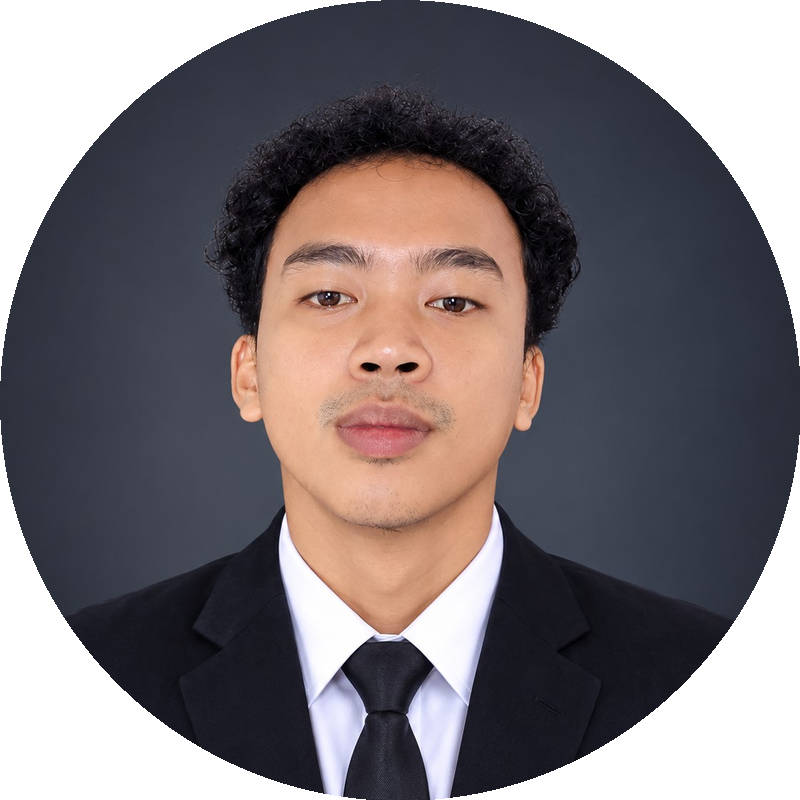
#> input picture profile_circle.png, 800 x 800 px
$ python crop_profile.py profile_circle.png out.png 1.0
#> lines starting #> are read from the running program, lines starting #| are printed output that depends on the picture; after the words box and inside, x2 and y2 are one past the last pixel; in counts of white or black regions, pixels touching at a corner belong together
"""
Crop foto jadi bulat (PNG transparan) buat dipasang di cover slide.
Pakai ini SEBELUM jalanin generate_ppt.py, soalnya generate_ppt.py
butuh file "profile_circle.png" yang sudah bulat.

Cara pakai:
    pip install Pillow
    python crop_profile.py foto_asli.jpg profile_circle.png
"""
import sys
from PIL import Image, ImageDraw

def crop_circle(input_path, output_path, size=800, top_offset_ratio=0.0):
    """
    input_path       : path foto asli (jpg/png, sebaiknya potret/formal)
    output_path      : path hasil PNG bulat transparan
    size              : lebar & tinggi output dalam px (persegi)
    top_offset_ratio  : geser crop vertikal, 0.0 = mulai dari atas,
                        0.5 = mulai dari tengah. Atur ini kalau wajah
                        kepotong / posisinya kurang pas.
    """
#> called with input_path = 'profile_circle.png', output_path = 'out.png', size = 800, top_offset_ratio = 1
    im = Image.open(input_path).convert("RGB")
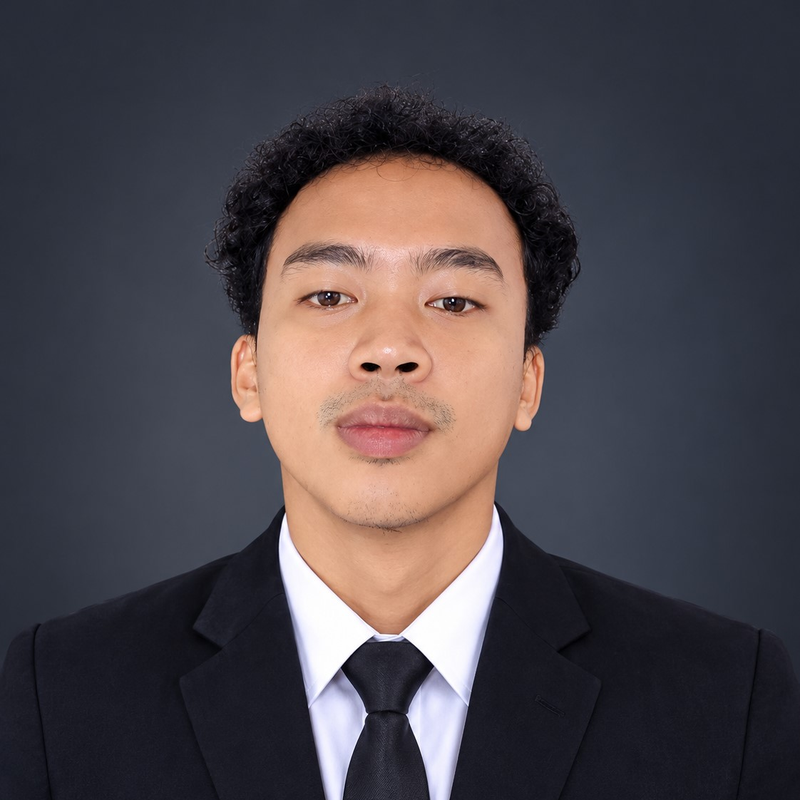
#> im: PIL image 800x800 RGB; mean R, G, B 76.6, 69.8, 75
    w, h = im.size
#> w = 800; h = 800
    side = min(w, h)
#> side = 800

    # crop jadi persegi dulu (ambil bagian tengah horizontal)
    left = (w - side) // 2
#> left = 0
    max_top = h - side
#> max_top = 0
    top = int(max_top * top_offset_ratio)
#> top = 0
    im_square = im.crop((left, top, left + side, top + side))

    # resize ke ukuran output & bikin mask lingkaran
    im_square = im_square.resize((size, size), Image.LANCZOS)
    mask = Image.new("L", (size, size), 0)
#> mask: PIL image 800x800 L; every value is 0
    draw = ImageDraw.Draw(mask)
    draw.ellipse((0, 0, size, size), fill=255)
    im_square.putalpha(mask)
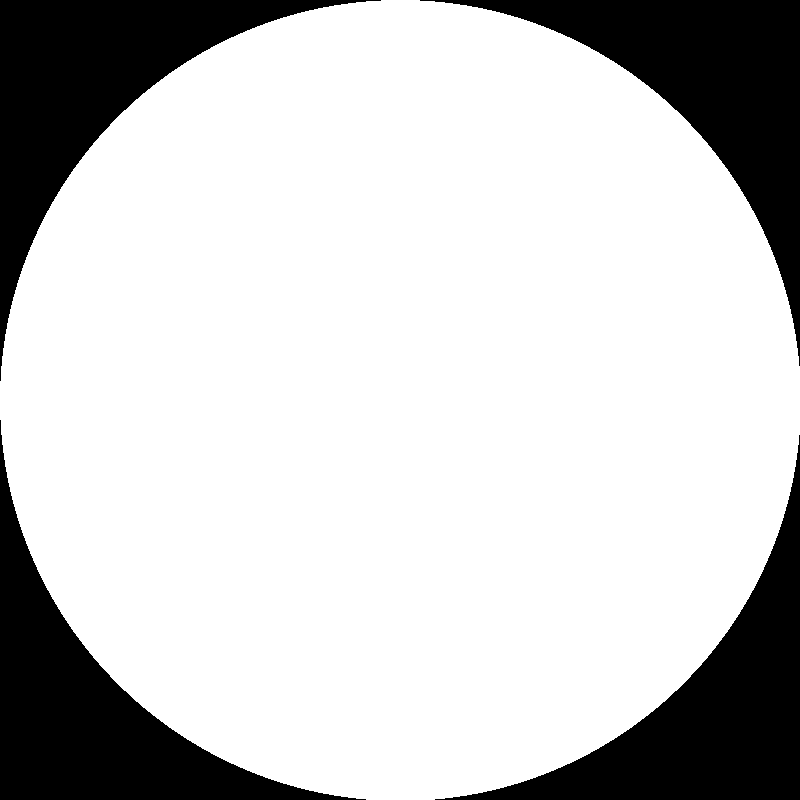
#> mask: PIL image 800x800 L; 78.7% white; 4 black regions, box (x1, y1, x2, y2) and area: (0, 0, 381, 381) 34443, (420, 0, 800, 366) 34062, (0, 420, 366, 800) 34062, (435, 435, 800, 800) 33682
#> im_square is the input picture: PIL image 800x800 RGBA; mean R, G, B, A 76.6, 69.8, 75, 200.7

    im_square.save(output_path)
    print(f"Saved: {output_path} ({size}x{size})")

if __name__ == "__main__":
    if len(sys.argv) < 3:
        print("Usage: python crop_profile.py <foto_input> <output.png> [top_offset_ratio]")
        sys.exit(1)
    input_path = sys.argv[1]
    output_path = sys.argv[2]
    top_offset = float(sys.argv[3]) if len(sys.argv) > 3 else 0.0
    crop_circle(input_path, output_path, top_offset_ratio=top_offset)

$ run again, with struktur-kimia.png copied over profile_circle.png
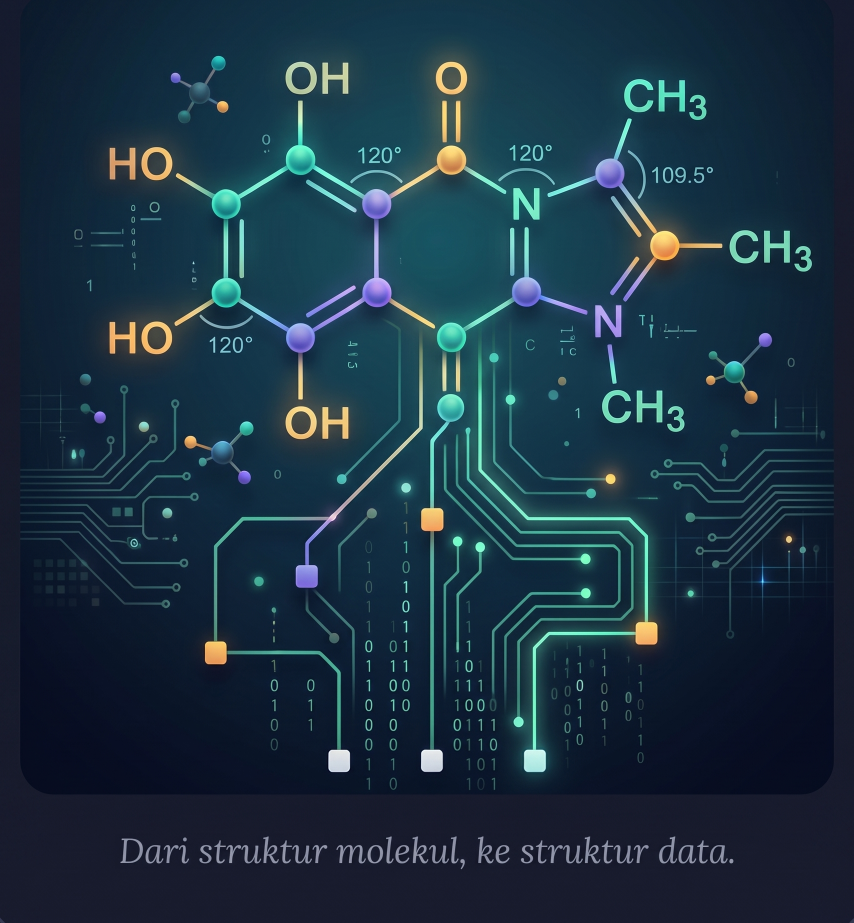
#> input picture struktur-kimia.png, 1707 x 1845 px (shown at 1/2 size)
#> in crop_circle, `im_square = im_square.resize((size, size), Image.LANCZOS)`:
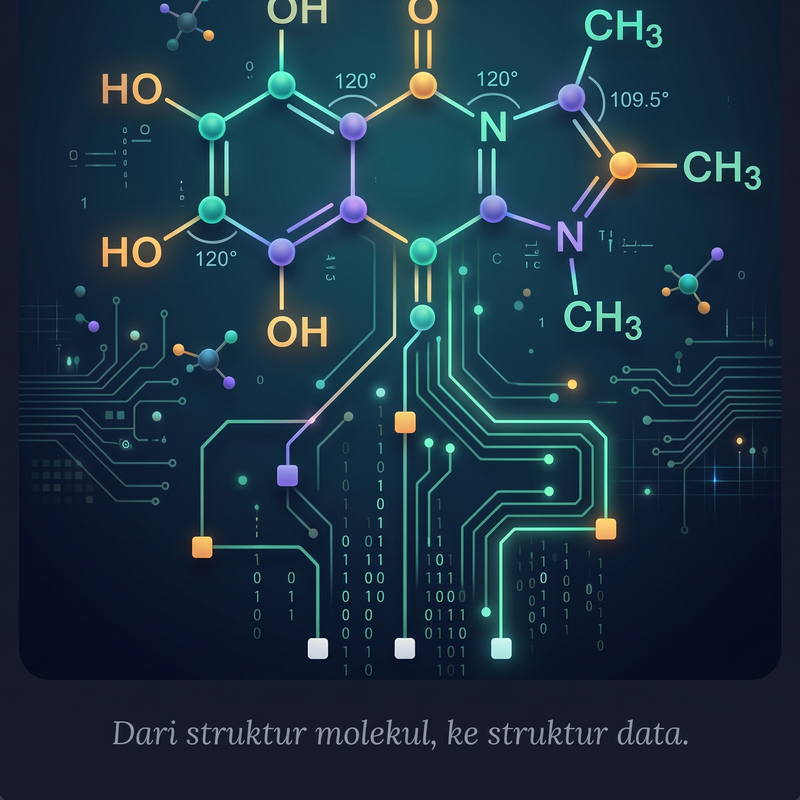
#> im_square: PIL image 800x800 RGB; mean R, G, B 27.6, 50.1, 65.6
#> in crop_circle, `im_square.putalpha(mask)`:
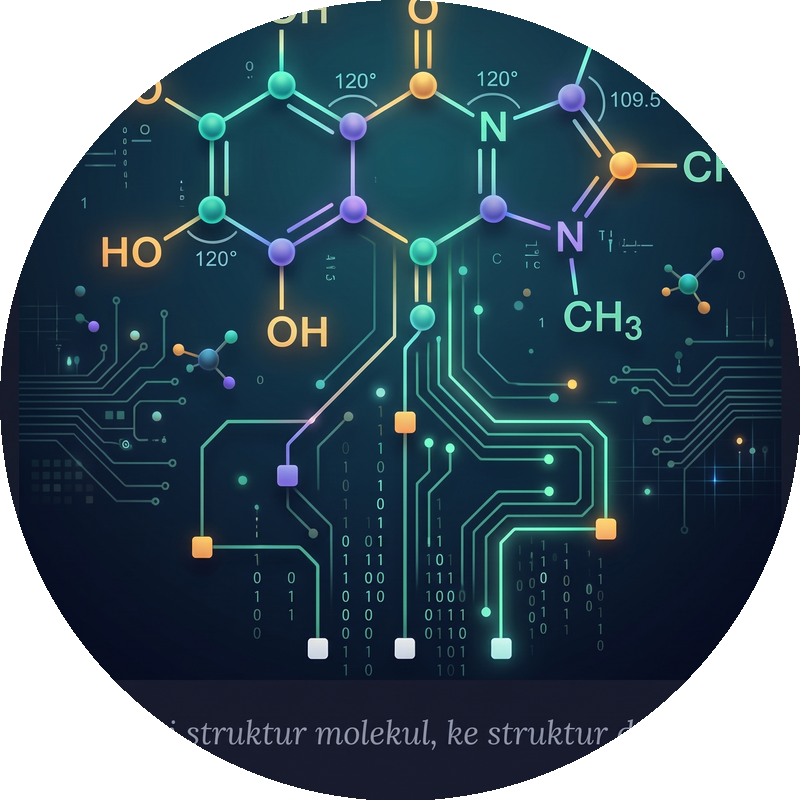
#> im_square: PIL image 800x800 RGBA; mean R, G, B, A 27.6, 50.1, 65.6, 200.7; transparent parts drawn white

$ run again, with project2.jpg saved as profile_circle.png
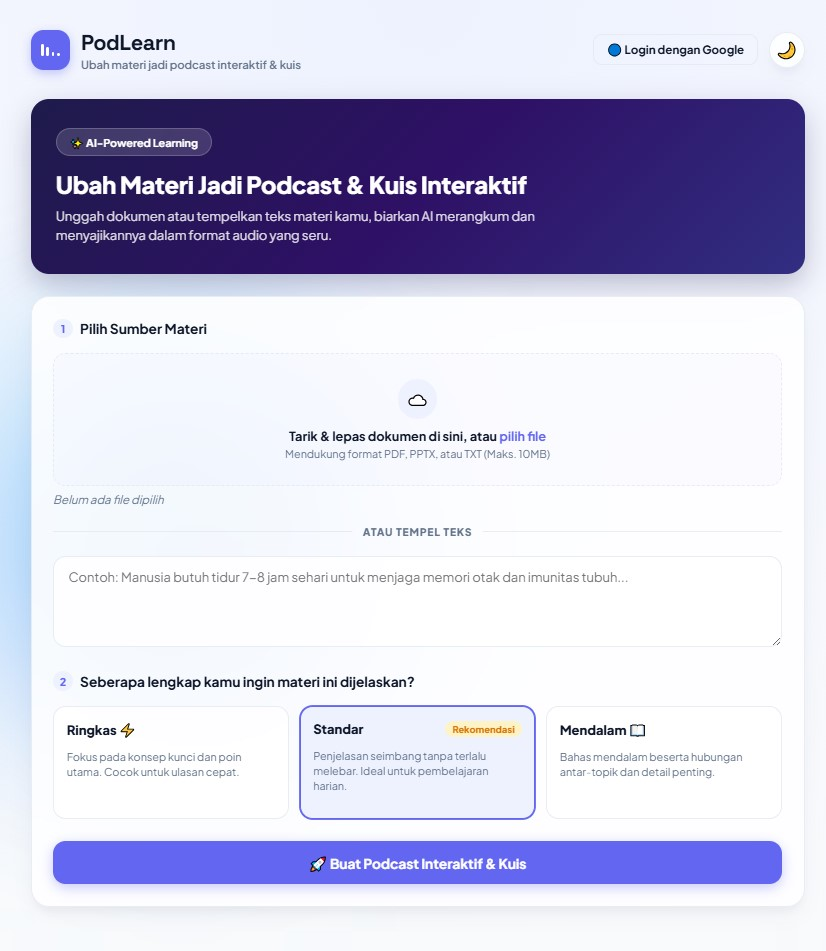
#> input picture project2.jpg, 826 x 951 px
#> in crop_circle, im is the input picture: PIL image 826x951 RGB; mean R, G, B 204.2, 203, 225.4
#> in crop_circle, `im_square = im.crop((left, top, left + side, top + side))`:
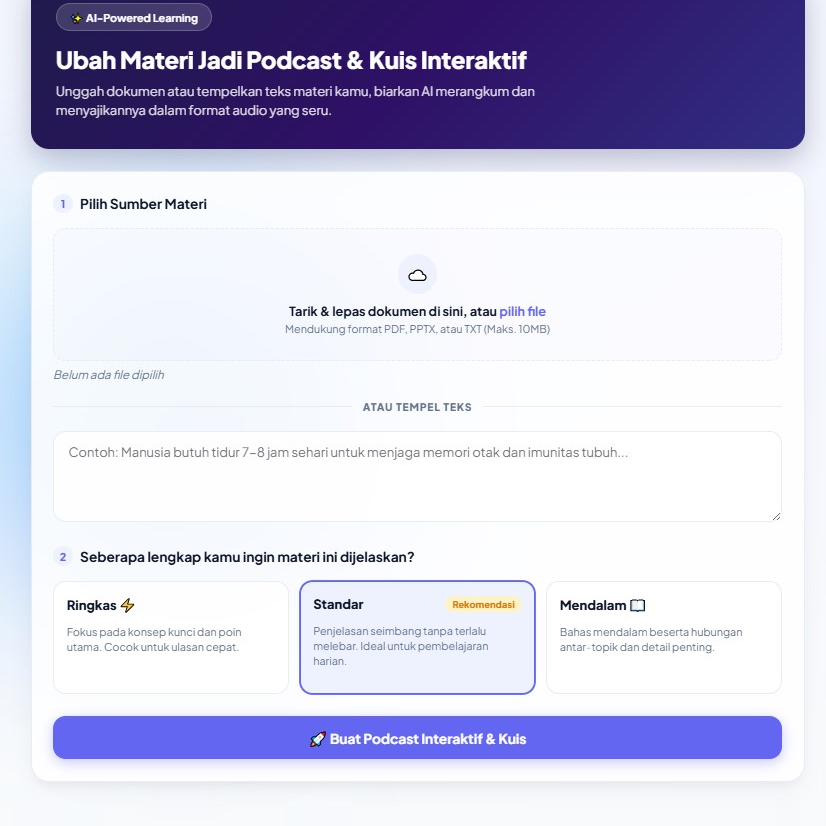
#> im_square: PIL image 826x826 RGB; mean R, G, B 205.5, 204.2, 226.2
#> in crop_circle, `im_square.putalpha(mask)`:
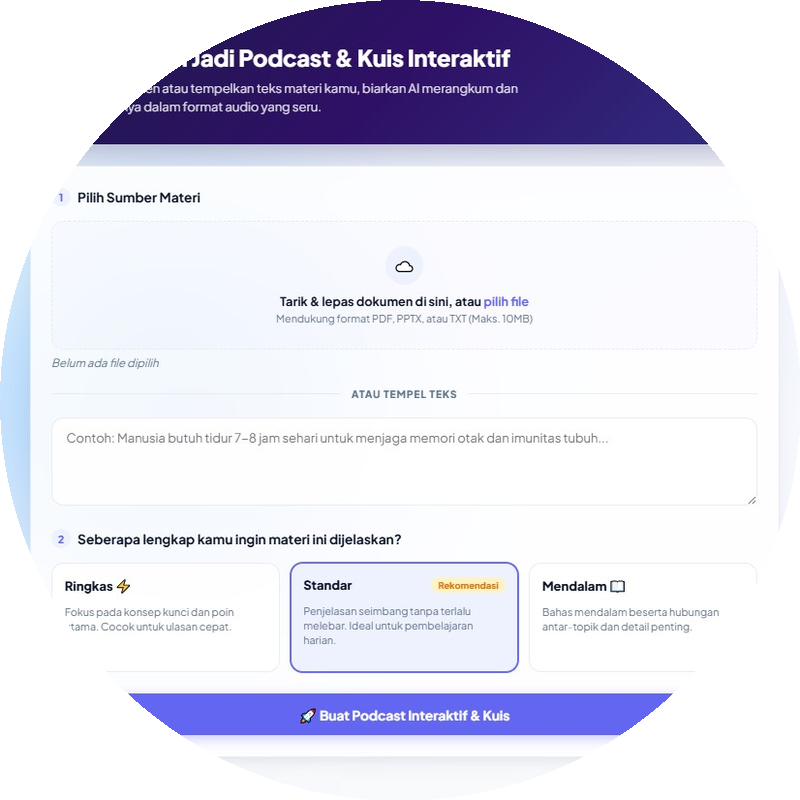
#> im_square: PIL image 800x800 RGBA; mean R, G, B, A 205.4, 204.2, 226.1, 200.7; transparent parts drawn white
